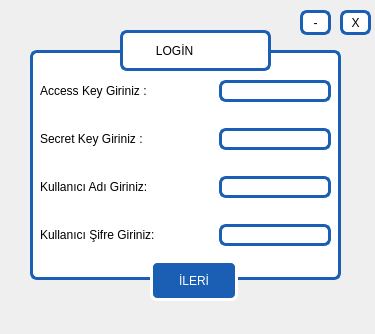
<?xml version="1.0" encoding="UTF-8"?>
<ui version="4.0">
 <class>MainWindow</class>
 <widget class="QMainWindow" name="MainWindow">
  <property name="geometry">
   <rect>
    <x>0</x>
    <y>0</y>
    <width>375</width>
    <height>334</height>
   </rect>
  </property>
  <property name="windowTitle">
   <string>Hisse Al Sat Bot</string>
  </property>
  <property name="windowIcon">
   <iconset resource="images.qrc">
    <normaloff>:/img/icon.ico</normaloff>:/img/icon.ico</iconset>
  </property>
  <property name="styleSheet">
   <string notr="true">#centralwidget{
	border-image: url(:/img/icon.ico);
	background-repeat: no-repeat;
}</string>
  </property>
  <widget class="QWidget" name="centralwidget">
   <widget class="QFrame" name="loginFrame">
    <property name="geometry">
     <rect>
      <x>30</x>
      <y>50</y>
      <width>311</width>
      <height>230</height>
     </rect>
    </property>
    <property name="styleSheet">
     <string notr="true">#loginFrame{
	color: rgb(0, 0, 0);
	background-color: rgb(255, 255, 255);
	font: 75 italic 14pt &quot;Ubuntu&quot;;
	border: 3px solid rgb(26, 95, 180);
	border-radius: 7px;
}</string>
    </property>
    <property name="frameShape">
     <enum>QFrame::StyledPanel</enum>
    </property>
    <property name="frameShadow">
     <enum>QFrame::Raised</enum>
    </property>
    <widget class="QWidget" name="verticalLayoutWidget">
     <property name="geometry">
      <rect>
       <x>10</x>
       <y>30</y>
       <width>291</width>
       <height>166</height>
      </rect>
     </property>
     <layout class="QVBoxLayout" name="verticalLayout">
      <item>
       <layout class="QHBoxLayout" name="horizontalLayout">
        <item>
         <widget class="QLabel" name="label">
          <property name="text">
           <string>Access Key Giriniz : </string>
          </property>
         </widget>
        </item>
        <item>
         <spacer name="horizontalSpacer">
          <property name="orientation">
           <enum>Qt::Horizontal</enum>
          </property>
          <property name="sizeHint" stdset="0">
           <size>
            <width>40</width>
            <height>20</height>
           </size>
          </property>
         </spacer>
        </item>
        <item>
         <widget class="QLineEdit" name="accesskey">
          <property name="styleSheet">
           <string notr="true">#accesskey{
	color: rgb(0, 0, 0);
	background-color: rgb(255, 255, 255);
	font: 75 italic 14pt &quot;Ubuntu&quot;;
	border: 3px solid rgb(26, 95, 180);
	border-radius: 7px;
}</string>
          </property>
         </widget>
        </item>
       </layout>
      </item>
      <item>
       <spacer name="verticalSpacer">
        <property name="orientation">
         <enum>Qt::Vertical</enum>
        </property>
        <property name="sizeHint" stdset="0">
         <size>
          <width>20</width>
          <height>40</height>
         </size>
        </property>
       </spacer>
      </item>
      <item>
       <layout class="QHBoxLayout" name="horizontalLayout_2">
        <item>
         <widget class="QLabel" name="label_2">
          <property name="text">
           <string>Secret Key Giriniz :</string>
          </property>
         </widget>
        </item>
        <item>
         <spacer name="horizontalSpacer_2">
          <property name="orientation">
           <enum>Qt::Horizontal</enum>
          </property>
          <property name="sizeHint" stdset="0">
           <size>
            <width>40</width>
            <height>20</height>
           </size>
          </property>
         </spacer>
        </item>
        <item>
         <widget class="QLineEdit" name="secretkey">
          <property name="styleSheet">
           <string notr="true">#secretkey{
	color: rgb(0, 0, 0);
	background-color: rgb(255, 255, 255);
	font: 75 italic 14pt &quot;Ubuntu&quot;;
	border: 3px solid rgb(26, 95, 180);
	border-radius: 7px;
}</string>
          </property>
         </widget>
        </item>
       </layout>
      </item>
      <item>
       <spacer name="verticalSpacer_2">
        <property name="orientation">
         <enum>Qt::Vertical</enum>
        </property>
        <property name="sizeHint" stdset="0">
         <size>
          <width>20</width>
          <height>40</height>
         </size>
        </property>
       </spacer>
      </item>
      <item>
       <layout class="QHBoxLayout" name="horizontalLayout_3">
        <item>
         <widget class="QLabel" name="label_3">
          <property name="text">
           <string>Kullanıcı Adı Giriniz:</string>
          </property>
         </widget>
        </item>
        <item>
         <spacer name="horizontalSpacer_3">
          <property name="orientation">
           <enum>Qt::Horizontal</enum>
          </property>
          <property name="sizeHint" stdset="0">
           <size>
            <width>40</width>
            <height>20</height>
           </size>
          </property>
         </spacer>
        </item>
        <item>
         <widget class="QLineEdit" name="kuladi">
          <property name="styleSheet">
           <string notr="true">#kuladi{
	color: rgb(0, 0, 0);
	background-color: rgb(255, 255, 255);
	font: 75 italic 14pt &quot;Ubuntu&quot;;
	border: 3px solid rgb(26, 95, 180);
	border-radius: 7px;
}</string>
          </property>
         </widget>
        </item>
       </layout>
      </item>
      <item>
       <spacer name="verticalSpacer_3">
        <property name="orientation">
         <enum>Qt::Vertical</enum>
        </property>
        <property name="sizeHint" stdset="0">
         <size>
          <width>20</width>
          <height>40</height>
         </size>
        </property>
       </spacer>
      </item>
      <item>
       <layout class="QHBoxLayout" name="horizontalLayout_4">
        <item>
         <widget class="QLabel" name="label_4">
          <property name="text">
           <string>Kullanıcı Şifre Giriniz:</string>
          </property>
         </widget>
        </item>
        <item>
         <spacer name="horizontalSpacer_4">
          <property name="orientation">
           <enum>Qt::Horizontal</enum>
          </property>
          <property name="sizeHint" stdset="0">
           <size>
            <width>40</width>
            <height>20</height>
           </size>
          </property>
         </spacer>
        </item>
        <item>
         <widget class="QLineEdit" name="kulsifre">
          <property name="styleSheet">
           <string notr="true">#kulsifre
{
	color: rgb(0, 0, 0);
	background-color: rgb(255, 255, 255);
	font: 75 italic 14pt &quot;Ubuntu&quot;;
	border: 3px solid rgb(26, 95, 180);
	border-radius: 7px;
}</string>
          </property>
         </widget>
        </item>
       </layout>
      </item>
     </layout>
    </widget>
   </widget>
   <widget class="QLabel" name="loginLabel">
    <property name="geometry">
     <rect>
      <x>120</x>
      <y>30</y>
      <width>151</width>
      <height>41</height>
     </rect>
    </property>
    <property name="toolTipDuration">
     <number>-1</number>
    </property>
    <property name="styleSheet">
     <string notr="true">#loginLabel{
	color: rgb(0, 0, 0);
	background-color: rgb(255, 255, 255);
	font: 75 italic 14pt &quot;Ubuntu&quot;;
	border: 3px solid rgb(26, 95, 180);
	border-radius: 7px;
}</string>
    </property>
    <property name="text">
     <string>         LOGİN</string>
    </property>
   </widget>
   <widget class="QPushButton" name="cikisBtn">
    <property name="geometry">
     <rect>
      <x>340</x>
      <y>10</y>
      <width>31</width>
      <height>25</height>
     </rect>
    </property>
    <property name="styleSheet">
     <string notr="true">#cikisBtn
{
	color: rgb(0, 0, 0);
	background-color: rgb(255, 255, 255);
	font: 75 italic 8pt &quot;Ubuntu&quot;;
	border: 3px solid rgb(26, 95, 180);
	border-radius: 7px;
}
#cikisBtn::hover
{
	color: rgb(224, 27, 36);
	background-color: rgb(255, 255, 255);
	font: 75 italic 14pt &quot;Ubuntu&quot;;
	border: 3px solid rgb(26, 95, 180);
	border-radius: 7px;
}</string>
    </property>
    <property name="text">
     <string>X</string>
    </property>
   </widget>
   <widget class="QPushButton" name="altBtn">
    <property name="geometry">
     <rect>
      <x>300</x>
      <y>10</y>
      <width>31</width>
      <height>25</height>
     </rect>
    </property>
    <property name="styleSheet">
     <string notr="true">#altBtn
{
	color: rgb(0, 0, 0);
	background-color: rgb(255, 255, 255);
	font: 75 italic 8pt &quot;Ubuntu&quot;;
	border: 3px solid rgb(26, 95, 180);
	border-radius: 7px;
}
#altBtn::hover
{
	color: rgb(224, 27, 36);
	background-color: rgb(255, 255, 255);
	font: 75 italic 14pt &quot;Ubuntu&quot;;
	border: 3px solid rgb(26, 95, 180);
	border-radius: 7px;
}</string>
    </property>
    <property name="text">
     <string>-</string>
    </property>
   </widget>
   <widget class="QPushButton" name="runLoginBtn">
    <property name="geometry">
     <rect>
      <x>150</x>
      <y>260</y>
      <width>88</width>
      <height>41</height>
     </rect>
    </property>
    <property name="styleSheet">
     <string notr="true">#runLoginBtn{
	color: rgb(255, 255, 255);
	background-color: rgb(26, 95, 180);
	font: 75 italic 14pt &quot;Ubuntu&quot;;
	border: 3px solid rgb(255, 255, 255);
	border-radius: 7px;
}</string>
    </property>
    <property name="text">
     <string>İLERİ</string>
    </property>
   </widget>
  </widget>
 </widget>
 <resources>
  <include location="images.qrc"/>
 </resources>
 <connections/>
</ui>
